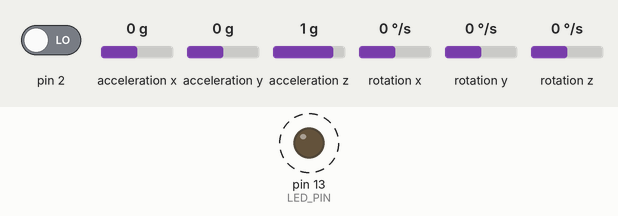
Simulated run of this sketch. Board: Arduino Uno, built with avr-gcc and run on an emulated ATmega328P. On the bench: output pins drawn as LEDs (lit = HIGH). Dashed ring = blinking. Inputs (shaded band) come from the test bench; at power-on: pin 2 LOW, acceleration x 0 g, acceleration y 0 g, acceleration z 1 g, rotation x 0 °/s, rotation y 0 °/s, rotation z 0 °/s. The sensor or clock chip raises its interrupt line as the real part does; what the sketch prints to the serial monitor is not drawn.

Above: at 0.63 s.
Timing chart, 0 to 3.5 s (numbered marks = the images above):
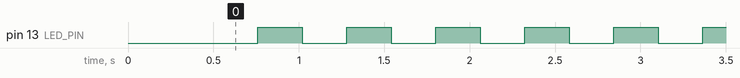

Measured:
- by itself, pin 13 (LED_PIN): alternates HIGH for 0.26 s and LOW for 0.26 s

The sketch:

QuaternionOrientation.ino
```cpp
// (licence header left out)
// I2Cdev and MPU6050 must be installed as libraries, or else the .cpp/.h files
// for both classes must be in the include path of your project
#include "I2Cdev.h"
#include "MPU6050_6Axis_MotionApps20.h"

//#include "MPU6050.h" // not necessary if using MotionApps include file

// Arduino Wire library is required if I2Cdev I2CDEV_ARDUINO_WIRE implementation
// is used in I2Cdev.h
#if I2CDEV_IMPLEMENTATION == I2CDEV_ARDUINO_WIRE
    #include "Wire.h"
#endif

// class default I2C address is 0x68
// specific I2C addresses may be passed as a parameter here
// AD0 low = 0x68 (default for SparkFun breakout and InvenSense evaluation board)
// AD0 high = 0x69
MPU6050 mpu;
//MPU6050 mpu(0x69); // <-- use for AD0 high

/* =========================================================================
   MPU6050 - ARDUINO UNO
     SDA   -   A4
     SCL   -   A5
     AD0   -   GND (AD0 low = 0x68 / AD0 high = 0x69)
     INT   -   PIN2
     VCC   -   3.3V
     GND   -   GND
 * ========================================================================= */


// uncomment "OUTPUT_READABLE_QUATERNION" if you want to see the actual
// quaternion components in a [w, x, y, z] format (not best for parsing
// on a remote host such as Processing or something though)
#define OUTPUT_READABLE_QUATERNION


#define LED_PIN 13 // (LED Arduino en PIN 13)
bool blinkState = false;

// MPU control/status vars
bool dmpReady = false;  // set true if DMP init was successful
uint8_t mpuIntStatus;   // holds actual interrupt status byte from MPU
uint8_t devStatus;      // return status after each device operation (0 = success, !0 = error)
uint16_t packetSize;    // expected DMP packet size (default is 42 bytes)
uint16_t fifoCount;     // count of all bytes currently in FIFO
uint8_t fifoBuffer[64]; // FIFO storage buffer

// orientation/motion vars
Quaternion q;           // [w, x, y, z]         quaternion container

//VectorInt16 aa;         // [x, y, z]            accel sensor measurements
//VectorInt16 aaReal;     // [x, y, z]            gravity-free accel sensor measurements
//VectorInt16 aaWorld;    // [x, y, z]            world-frame accel sensor measurements
//VectorFloat gravity;    // [x, y, z]            gravity vector
//float euler[3];         // [psi, theta, phi]    Euler angle container
//float ypr[3];           // [yaw, pitch, roll]   yaw/pitch/roll container and gravity vector

// packet structure for InvenSense teapot demo
//uint8_t teapotPacket[14] = { '$', 0x02, 0,0, 0,0, 0,0, 0,0, 0x00, 0x00, '\r', '\n' };


// ================================================================
// ===               INTERRUPT DETECTION ROUTINE                ===
// ================================================================

volatile bool mpuInterrupt = false;     // indicates whether MPU interrupt pin has gone high
void dmpDataReady() {
    mpuInterrupt = true;
}

// ================================================================
// ===                      INITIAL SETUP                       ===
// ================================================================

void setup() {
    // join I2C bus (I2Cdev library doesn't do this automatically)
    #if I2CDEV_IMPLEMENTATION == I2CDEV_ARDUINO_WIRE
        Wire.begin();
        TWBR = 24; // 400kHz I2C clock (200kHz if CPU is 8MHz)
    #elif I2CDEV_IMPLEMENTATION == I2CDEV_BUILTIN_FASTWIRE
        Fastwire::setup(400, true);
    #endif

    // initialize serial communication
    // (115200 chosen because it is required for Teapot Demo output, but it's
    // really up to you depending on your project)
    Serial.begin(115200);
    while (!Serial); // wait for Leonardo enumeration, others continue immediately


    // initialize device

    //Serial.println(F("Initializing I2C devices..."));
    mpu.initialize();

    // verify connection

    ///Serial.println(F("Testing device connections..."));
    ///Serial.println(mpu.testConnection() ? F("MPU6050 connection successful") : F("MPU6050 connection failed"));

// ELIMINATED, to start without pressing a key [J_RPM]
/*
    // wait for ready
    Serial.println(F("\nSend any character to begin DMP programming and demo: "));
    while (Serial.available() && Serial.read()); // empty buffer
    while (!Serial.available());                 // wait for data
    while (Serial.available() && Serial.read()); // empty buffer again
*/

    // load and configure the DMP
    ///Serial.println(F("Initializing DMP..."));
    devStatus = mpu.dmpInitialize();

// ================================================================
// Example, calibration data made with: MPU_6050_calibration
// ================================================================
/*
Sensor readings with offsets:	-6	-7	16379	1	-1	2
Your offsets:	-89	1027	1453	104	-40	20
// 2137 447 2039  39  65  -26

Data is printed as: acelX acelY acelZ giroX giroY giroZ
Check that your sensor readings are close to 0 0 16384 0 0 0
If calibration was succesful write down your offsets so you can set them in your projects using something similar to mpu.setXAccelOffset(youroffset)
// ================================================================
// Commented on: Information from previous calibration [J_RPM]
// ================================================================

    // supply your own gyro offsets here, scaled for min sensitivity
    mpu.setXGyroOffset(220);
    mpu.setYGyroOffset(76);
    mpu.setZGyroOffset(-85);
    mpu.setZAccelOffset(1788); // 1688 factory default for my test chip
*/

// ================================================================
// The current calibration data [J_RPM]
// ================================================================

    // supply your own gyro offsets here, scaled for min sensitivity
    mpu.setXGyroOffset(39);
    mpu.setYGyroOffset(65);
    mpu.setZGyroOffset(-26);
    mpu.setZAccelOffset(2039); // 16391 factory default for my test chip

    // make sure it worked (returns 0 if so)
    if (devStatus == 0) {
        // turn on the DMP, now that it's ready

        ////Serial.println(F("Enabling DMP..."));
        mpu.setDMPEnabled(true);

        // enable Arduino interrupt detection
        ////Serial.println(F("Enabling interrupt detection (Arduino external interrupt 0)..."));
        attachInterrupt(0, dmpDataReady, RISING);
        mpuIntStatus = mpu.getIntStatus();

        // set our DMP Ready flag so the main loop() function knows it's okay to use it
        ///Serial.println(F("DMP ready! Waiting for first interrupt..."));
        dmpReady = true;

        // get expected DMP packet size for later comparison
        packetSize = mpu.dmpGetFIFOPacketSize();
    } else {
        // ERROR!
        // 1 = initial memory load failed
        // 2 = DMP configuration updates failed
        // (if it's going to break, usually the code will be 1)
        Serial.print(F("DMP Initialization failed (code "));
        Serial.print(devStatus);
        Serial.println(F(")"));
    }

    // configure LED for output
    pinMode(LED_PIN, OUTPUT);
}

// ================================================================
// ===                    MAIN PROGRAM LOOP                     ===
// ================================================================

void loop() {

/////////////////////////////////////////////////////////////////////
// ===  Delay to adjust the speed of the PC with PROCESSING 2   === [J_RPM]
// ...if the processor in your PC is fast, you can eliminate this delay
/////////////////////////////////////////////////////////////////////
    delay(200);
    mpu.resetFIFO();
    delay(50);
/////////////////////////////////////////////////////////////////////

    // if programming failed, don't try to do anything
    if (!dmpReady) return;

    // wait for MPU interrupt or extra packet(s) available
    while (!mpuInterrupt && fifoCount < packetSize) {
        // other program behavior stuff here
        // .
        // .
        // .
        // if you are really paranoid you can frequently test in between other
        // stuff to see if mpuInterrupt is true, and if so, "break;" from the
        // while() loop to immediately process the MPU data
        // .
        // .
        // .
    }


    // reset interrupt flag and get INT_STATUS byte
    mpuInterrupt = false;
    mpuIntStatus = mpu.getIntStatus();

    // get current FIFO count
    fifoCount = mpu.getFIFOCount();

    // check for overflow (this should never happen unless our code is too inefficient)
    if ((mpuIntStatus & 0x10) || fifoCount == 1024) {
        // reset so we can continue cleanly
        mpu.resetFIFO();
        Serial.println(F("FIFO overflow!"));

    // otherwise, check for DMP data ready interrupt (this should happen frequently)
    } else if (mpuIntStatus & 0x02) {
        // wait for correct available data length, should be a VERY short wait
        while (fifoCount < packetSize) fifoCount = mpu.getFIFOCount();

        // read a packet from FIFO
        mpu.getFIFOBytes(fifoBuffer, packetSize);

        // track FIFO count here in case there is > 1 packet available
        // (this lets us immediately read more without waiting for an interrupt)
        fifoCount -= packetSize;

        // New protocol for sending data [J_RPM]
        #ifdef OUTPUT_READABLE_QUATERNION
            // display quaternion values in easy matrix form: w x y z
            mpu.dmpGetQuaternion(&q, fifoBuffer);
              Serial.print(q.w);
              Serial.print(",");
              Serial.print(q.x);
              Serial.print(",");
              Serial.print(q.y);
              Serial.print(",");
              Serial.print(q.z);
              Serial.println(",");
       #endif


        // blink LED to indicate activity
        blinkState = !blinkState;
        digitalWrite(LED_PIN, blinkState);

    }
}
```
